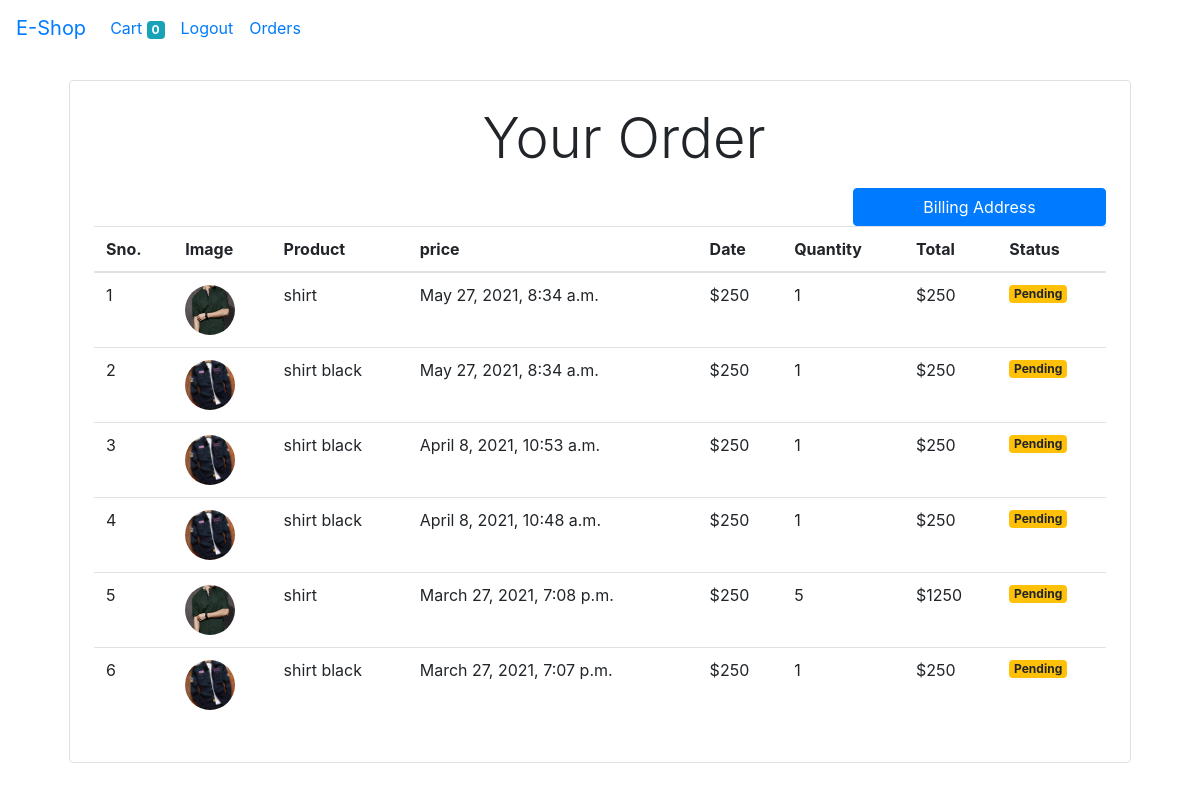
Page /order/ (signed in) on the committed database.
### store/models.py (models this page shows, shortened)
class Order(models.Model):
    product = models.ForeignKey(Product,on_delete=models.CASCADE)
    customer = models.ForeignKey(Customer,on_delete=models.CASCADE)
    quantity = models.IntegerField(default=1)
    price = models.IntegerField()
    address = models.CharField(max_length=100,blank=True,null=True)
    phone = models.CharField(max_length=12, blank=True,null=True)
    country = models.CharField(max_length=200,null=True)
    city = models.CharField(max_length=200,null=True)
    state = models.CharField(max_length=200,null=True)
    dist = models.CharField(max_length=200,null=True)
    zipcode = models.CharField(max_length=20,null=True)
    date = models.DateTimeField(auto_now_add=True)
    status = models.BooleanField(default=False)
    @staticmethod
    def get_orders_by_customer(customer_id):
        return Order.objects.filter(customer=customer_id).order_by('-date')

class Product(models.Model):
    name = models.CharField(max_length=100)
    price = models.IntegerField(default=0)
    category = models.ForeignKey(Category, on_delete=models.CASCADE, default=1)
    description = models.CharField(max_length=200, default='', null=True, blank=True)
    image = models.ImageField(upload_to='products/')

### store/views.py (the view)
# urls.py: path('order/', OrderView.as_view(), name='order'),
class OrderView(View):
    def get(self,request):
        customer = request.session.get('customer')
        order = Order.get_orders_by_customer(customer)
        return render(request,'order.html',{'order':order})

### store/templatetags/cart.py (called while the page is built)
@register.filter(name='currency')
def currency(number):
    return '$'+str(number)

@register.filter(name='multiply')
def multiply(number,number1):
    return number * number1

### store/templates/order.html
{% extends 'base.html' %}
{% block body %}
{% load cart %}
<div class="container">
    <div class="border rounded p-4 m-4">
        <p class="display-4 text-center pl-4 ml-4">Your Order</p>
        <table class="table">
            <thead>
                <tr>
                    <th>Sno.</th>
                    <th>Image</th>
                    <th>Product</th>
                    <th>price</th>
                    <th>Date</th>
                    <th>Quantity</th>
                    <th>Total</th>
                    <th>Status</th>
                </tr>
            </thead>
            <tbody>
                {% for order in order %}
                <tr>
                    <td>{{ forloop.counter}}</td>
                    <td><img style="height:50px" class="rounded-circle" src="{{order.product.image.url}}" alt="image not found"></td>
                    <td>{{order.product.name}}</td>
                    <td>{{order.date}}</td>
                    <td>{{order.price|currency}}</td>
                    <td>{{order.quantity}}</td>
                    <td>{{order.quantity|multiply:order.price|currency}}</td>
                    {% if order.status %}
                        <td><small class="badge badge-success">Complete</small></td>
                    {% else %}
                        <td><small class="badge badge-warning">Pending</small></td>
                    {% endif %}
                </tr>
                {% endfor %}
            </tbody>
            <div>
                <a href="{% url 'bill' %}" class="btn btn-primary border-rounded col-lg-3 ml-2 float-right">Billing Address</a>
            </div>
        </table>
    </div>
</div>
{% endblock %}>

### rows in the picture
Order: product.image (picture), product.name "shirt", date "May 27, 2021, 8:34 a.m.", price "$250", quantity "1", quantity|multiply "$250", status "Pending"
Order: product.image (picture), product.name "shirt black", date "May 27, 2021, 8:34 a.m.", price "$250", quantity "1", quantity|multiply "$250", status "Pending"
Order: product.image (picture), product.name "shirt black", date "April 8, 2021, 10:53 a.m.", price "$250", quantity "1", quantity|multiply "$250", status "Pending"
Order: product.image (picture), product.name "shirt black", date "April 8, 2021, 10:48 a.m.", price "$250", quantity "1", quantity|multiply "$250", status "Pending"
Order: product.image (picture), product.name "shirt", date "March 27, 2021, 7:08 p.m.", price "$250", quantity "5", quantity|multiply "$1250", status "Pending"
Order: product.image (picture), product.name "shirt black", date "March 27, 2021, 7:07 p.m.", price "$250", quantity "1", quantity|multiply "$250", status "Pending"

### other values in the picture
{{ request.session.cart.keys|length }} "0"
